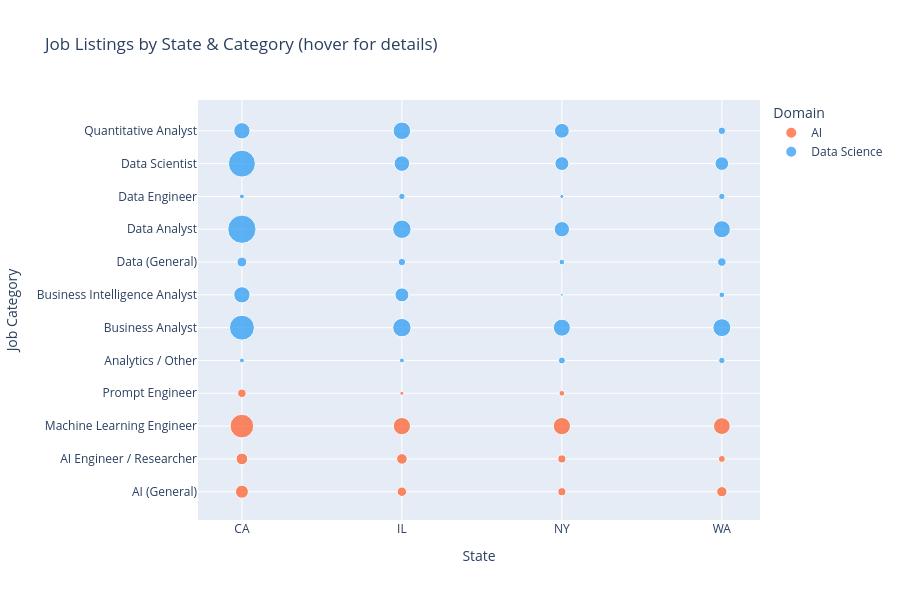

Here is the notebook cell this chart was saved with:
### Code cell
import plotly.express as px

# Interactive scatter: bubble chart of job category x state, sized by count
plot_data = (df[df['state'].isin(['CA', 'IL', 'NY', 'WA'])]
             .groupby(['state', 'job_category', 'domain'])
             .size()
             .reset_index(name='count'))

fig = px.scatter(plot_data, x='state', y='job_category', size='count',
                 color='domain', hover_data=['count'],
                 color_discrete_map=DOMAIN_COLORS,
                 title='Job Listings by State & Category (hover for details)',
                 labels={'state': 'State', 'job_category': 'Job Category',
                         'count': 'Listings', 'domain': 'Domain'})

fig.update_layout(height=600, width=900)
fig.show()

### Figure 1 — Plotly figure (JSON) as saved in the notebook; plotly's stock layout.template omitted (floating-point values rounded to 4 significant figures)
{"data": [{"customdata": [[21], [17], [69], [9], [11], [14], [37], [2], [8], [8], [37], [4], [13], [6], [35]], "hovertemplate": "Domain=AI<br>State=%{x}<br>Job Category=%{y}<br>Listings=%{customdata[0]}<extra></extra>", "legendgroup": "AI", "marker": {"color": "#FF5722", "size": [21, 17, 69, 9, 11, 14, 37, 2, 8, 8, 37, 4, 13, 6, 35], "sizemode": "area", "sizeref": 0.2475, "symbol": "circle"}, "mode": "markers", "name": "AI", "orientation": "v", "showlegend": true, "type": "scatter", "x": ["CA", "CA", "CA", "CA", "IL", "IL", "IL", "IL", "NY", "NY", "NY", "NY", "WA", "WA", "WA"], "xaxis": "x", "y": ["AI (General)", "AI Engineer / Researcher", "Machine Learning Engineer", "Prompt Engineer", "AI (General)", "AI Engineer / Researcher", "Machine Learning Engineer", "Prompt Engineer", "AI (General)", "AI Engineer / Researcher", "Machine Learning Engineer", "Prompt Engineer", "AI (General)", "AI Engineer / Researcher", "Machine Learning Engineer"], "yaxis": "y"}, {"customdata": [[3], [77], [33], [12], [99], [3], [90], [33], [3], [42], [24], [7], [42], [5], [30], [38], [6], [36], [1], [4], [29], [2], [24], [27], [5], [40], [4], [9], [36], [5], [23], [7]], "hovertemplate": "Domain=Data Science<br>State=%{x}<br>Job Category=%{y}<br>Listings=%{customdata[0]}<extra></extra>", "legendgroup": "Data Science", "marker": {"color": "#2196F3", "size": [3, 77, 33, 12, 99, 3, 90, 33, 3, 42, 24, 7, 42, 5, 30, 38, 6, 36, 1, 4, 29, 2, 24, 27, 5, 40, 4, 9, 36, 5, 23, 7], "sizemode": "area", "sizeref": 0.2475, "symbol": "circle"}, "mode": "markers", "name": "Data Science", "orientation": "v", "showlegend": true, "type": "scatter", "x": ["CA", "CA", "CA", "CA", "CA", "CA", "CA", "CA", "IL", "IL", "IL", "IL", "IL", "IL", "IL", "IL", "NY", "NY", "NY", "NY", "NY", "NY", "NY", "NY", "WA", "WA", "WA", "WA", "WA", "WA", "WA", "WA"], "xaxis": "x", "y": ["Analytics / Other", "Business Analyst", "Business Intelligence Analyst", "Data (General)", "Data Analyst", "Data Engineer", "Data Scientist", "Quantitative Analyst", "Analytics / Other", "Business Analyst", "Business Intelligence Analyst", "Data (General)", "Data Analyst", "Data Engineer", "Data Scientist", "Quantitative Analyst", "Analytics / Other", "Business Analyst", "Business Intelligence Analyst", "Data (General)", "Data Analyst", "Data Engineer", "Data Scientist", "Quantitative Analyst", "Analytics / Other", "Business Analyst", "Business Intelligence Analyst", "Data (General)", "Data Analyst", "Data Engineer", "Data Scientist", "Quantitative Analyst"], "yaxis": "y"}], "layout": {"height": 600, "legend": {"itemsizing": "constant", "title": {"text": "Domain"}, "tracegroupgap": 0}, "title": {"text": "Job Listings by State & Category (hover for details)"}, "width": 900, "xaxis": {"anchor": "y", "domain": [0, 1], "title": {"text": "State"}}, "yaxis": {"anchor": "x", "domain": [0, 1], "title": {"text": "Job Category"}}}}
